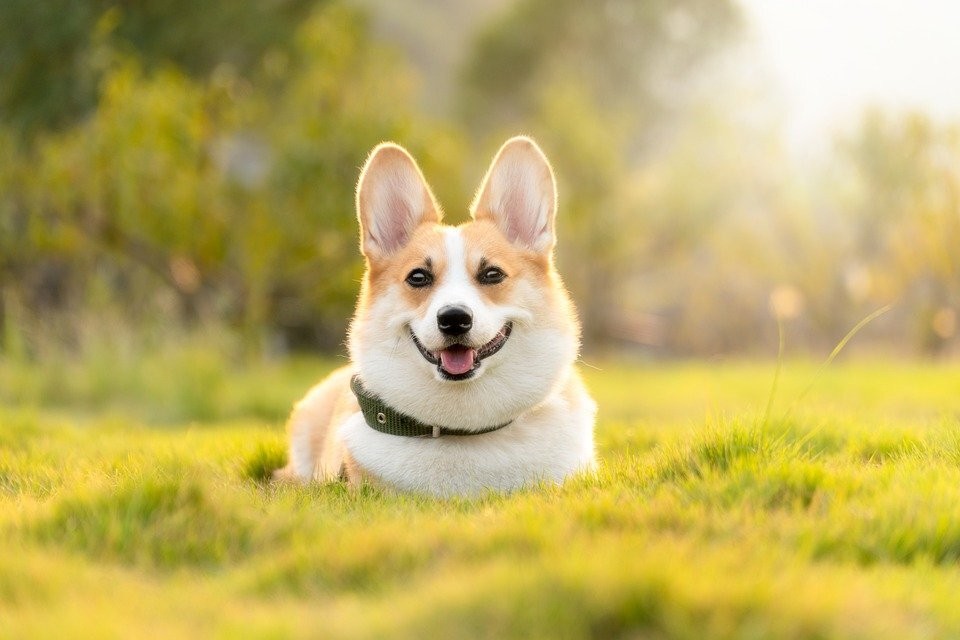
#> input picture res/img1.jpeg, 960 x 640 px, found by its file name
$ python 11-rotate-getmatrix.py
#> lines starting #> are read from the running program, lines starting #| are printed output that depends on the picture
import cv2
import numpy as np


# dst = cv2.warpAffine(src, matrix, dsize, dst, flags, borderMode, borderValue)
# src: 원본 이미지, numpy 배열
# matrix: 2 x 3 변환행렬, dtype=float32
# dsize: 결과 이미지의 크기, (width, height)
# flags(optional): 보간법 알고리즘 플래그
# borderMode(optional): 외곽 영역 보정 플래그
# borderValue(optional): cv2.BORDER_CONSTANT 외곽 영역 보정 플래그일 경우 사용할 색상 값 (default=0)
# dst: 결과 이미지

img = cv2.imread('./res/img1.jpeg')
#> img is the input picture: shape (640, 960, 3); mean B, G, R 98.3, 173.6, 190
rows,cols = img.shape[:2]
#> rows = 640; cols = 960

center = (cols/2, rows/2)
#> center = (480, 320)

# 1. 회전을 위한 변환 행렬 구하기
# 회전축:중앙, 각도:45, 배율:0.5

# mtrx = cv2.getRotationMatrix2D(center, angle, scale)
# center: 회전축 중심 좌표 (x, y)
# angle: 회전할 각도, 60진법
# scale: 확대 및 축소비율

m45 = cv2.getRotationMatrix2D(center, -45, 0.5)
img45 = cv2.warpAffine(img, m45, (cols, rows))
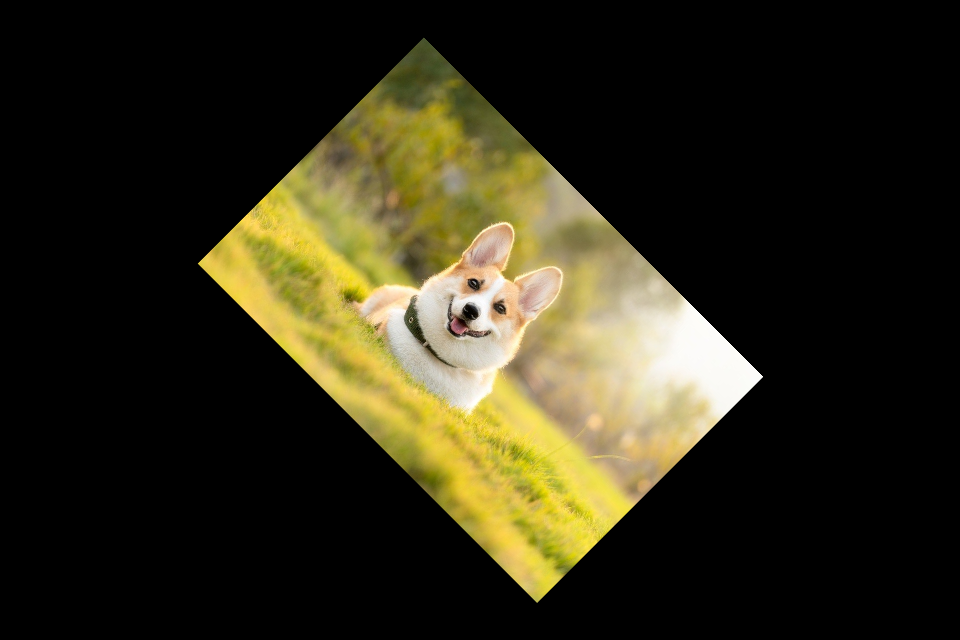
#> img45: shape (640, 960, 3); mean B, G, R 24.6, 43.4, 47.5

# 2. 회전을 위한 변환 행렬 구하기
# 회전축:중앙, 각도:90, 배율:1.5

m90 = cv2.getRotationMatrix2D(center, 90, 1.5)
img90 = cv2.warpAffine(img, m90, (cols, rows))
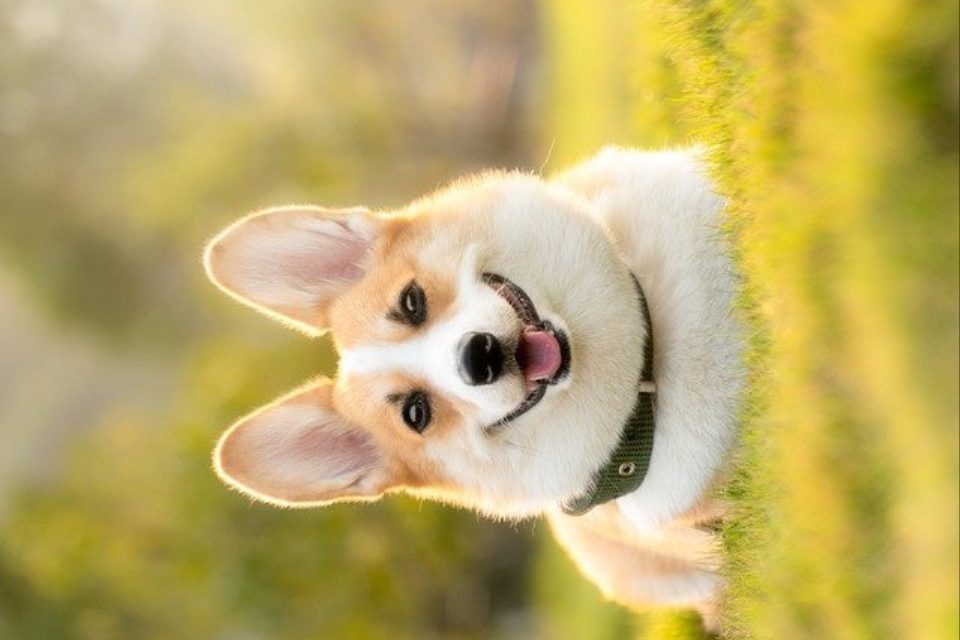
#> img90: shape (640, 960, 3); mean B, G, R 105.3, 172.2, 190

# cv2.imshow('45', img45)
cv2.imshow('90', img90)

cv2.waitKey()
cv2.destroyAllWindows()
